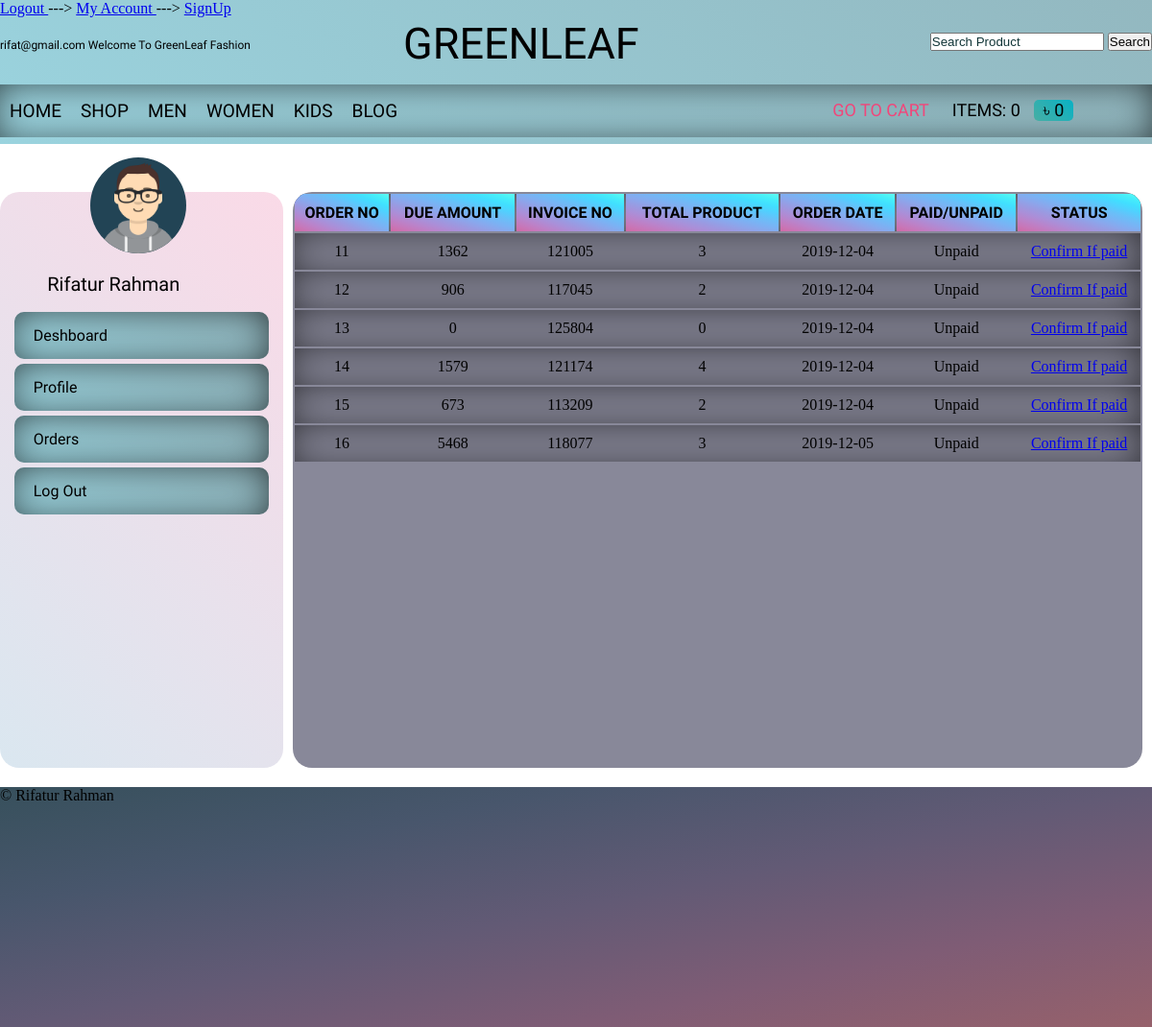
/my_order.php (signed in), run on the app's committed database.
### tables this page shows
CREATE TABLE `customers` (
  `customerID` int(11) NOT NULL,
  `FirstName` varchar(50) NOT NULL,
  `LastName` varchar(50) NOT NULL,
  `C_pass` varchar(20) NOT NULL,
  `Email` varchar(30) NOT NULL,
  `gender` varchar(20) NOT NULL,
  `Address` varchar(230) NOT NULL,
  `city` varchar(30) NOT NULL,
  `country` varchar(30) NOT NULL,
  `zipCode` varchar(30) DEFAULT NULL,
  `phone` int(12) NOT NULL,
  `regDate` date NOT NULL,
  `customerIP` varchar(20) NOT NULL
);

CREATE TABLE `orders` (
  `orderID` int(11) NOT NULL,
  `customerID` int(10) NOT NULL,
  `DueAmount` int(20) NOT NULL,
  `invoiceNo` int(20) NOT NULL,
  `totalProduct` int(10) NOT NULL,
  `orderDate` date NOT NULL,
  `orderStatus` varchar(100) NOT NULL
);

### my_order.php (the view, shortened to what this page needs)
<?php include('header.php'); ?>
	<div class="customerWrapper">
		<div class="panelHead">
		</div>
		<div class="displayContent">
			<div class="leftSideContent">
						<div class="leftheader">
								<div class="profileimage" id="propisc">
											<img src="image/avatar.png" alt="">
								</div>
								<span class="C-name">
									<?php
											$customer_session=$_SESSION['Email'];
											$get_user="SELECT * FROM customers WHERE Email='$customer_session'";
											$run=mysqli_query($conn,$get_user);
											while ($row=mysqli_fetch_array($run)) {
												$cunstomer=$row['customerID'];
												$Fname=$row['FirstName'];
												$lname=$row['LastName'];
											}
											echo $Fname." ".$lname;
											?>
								 </span>
						</div>
						<div class="InformationBar">
							<a href="customer_panel.php">Deshboard</a>
							<a href="customer_panel.php?">Profile</a>
							<a href="my_order.php?customer=<?php echo$cunstomer?>">Orders</a>
							<a href="logout.php">Log Out</a>
						</div>
			</div>
			<div class="rightSideContent">
				<table id="table">
			           <thead>
			             <tr>
			               <th>Order No</th>
			               <th>Due Amount</th>
			               <th>Invoice No</th>
			               <th>Total Product</th>
			               <th>Order Date</th>
			               <th>paid/unpaid</th>
			               <th>Status</th>
			             </tr>
			           </thead>
			        <tbody>
	             <?php
			          $conn=mysqli_connect("localhost","root","","greenleaf");
			                     $query= "SELECT * FROM orders WHERE customerID='$cunstomer'";
			                     $result=mysqli_query($conn,$query);
			                     while($row=mysqli_fetch_assoc($result)){
			                         $OrderId = $row['orderID'];
			                         $DueAmount = $row['DueAmount'];
			                         $invoiceNo = $row['invoiceNo'];
			                         $totalProduct = $row['totalProduct'];
			                         $orderDate	 = $row['orderDate'];
			              ?>
			             <tr>
			               <td><?php echo $OrderId; ?></td>
			               <td> <?php echo $DueAmount; ?> </td>
			               <td><?php echo $invoiceNo; ?></td>
			               <td><?php echo $totalProduct; ?></td>
			               <td><?php echo $orderDate; ?></td>
			               <td><?php echo "Unpaid"; ?></td>
			               <td>
								<a href="confirm.php">Confirm If paid</a>
			               </td>
			             </tr>
	           <?php } ?>
	           </tbody>
				</table>
			</div>
		</div>
	</div>
<?php include('footer.php'); ?>

### css/cpanel.css (style rules this page uses)
.customerWrapper { width: 100%; }
.panelHead { height: 50px; width: 100%; }
.displayContent { width: 100%; display: flex; flex-direction: row; }
.leftSideContent { flex: 1; background:linear-gradient(45deg,#DAE7F0,#FADAE7); height: 600px; border-radius: 20px; margin-bottom: 20px; }
.leftheader { height: 120px; width: 90%; margin: auto; position: relative; }
.profileimage { height: 100px; width: 100px; background: #245; position: absolute; z-index: 2; left: 30%; top: -30%; border-radius: 50%; overflow: hidden; }
.profileimage>img { height: 100px; width: 100px; }
.C-name { position: absolute; bottom:10%; left: 13%; font-size: 20px; text-transform: capitalize; font-family: 'Aldrich', sans-serif; color: black; }
.InformationBar { width: 90%; margin: auto; }
.InformationBar a { text-decoration: none; display: block; padding: 15px 20px; background:linear-gradient(45deg,#9AD3DE,#93B8C0); font-family: 'Allerta Stencil', sans-serif; color: black; z-index: 2; margin-top: 5px; position: relative; border-radius: 10px; overflow: hidden; -webkit-box-shadow: inset -2px 2px 41px -7px rgba(0,0,0,0.75); -moz-box-shadow: inset -2px 2px 41px -7px rgba(0,0,0,0.75); box-shadow: inset -2px 2px 41px -7px rgba(0,0,0,0.75); }
.InformationBar>a::before { content:''; position: absolute; top:0; left: 0; width:100%; height: 100%; background:linear-gradient(45deg,#DAE7F0,#FADAE7); transform: scaleX(0); transition: transform 0.5s; z-index: -1; overflow: hidden; -webkit-box-shadow: inset -2px 2px 41px -7px rgba(0,0,0,0.75); -moz-box-shadow: inset -2px 2px 41px -7px rgba(0,0,0,0.75); box-shadow: inset -2px 2px 41px -7px rgba(0,0,0,0.75); }
.rightSideContent { flex: 3; background: #889; margin-left: 10px; margin-right: 10px; margin-bottom: 20px; border-radius: 20px; overflow: hidden; }
.rightSideContent tr { -webkit-box-shadow: inset -2px 2px 41px -7px rgba(0,0,0,0.75); -moz-box-shadow: inset -2px 2px 41px -7px rgba(0,0,0,0.75); box-shadow: inset -2px 2px 41px -7px rgba(0,0,0,0.75); }

### css/style.css (style rules this page uses)
*,html { margin: 0; padding: 0; }
::placeholder { color: #113537; opacity: 1; }

### css/cart.css (style rules this page uses)
table { width:100%; }
table th { background-image: linear-gradient(to right top, #d16ba5, #c777b9, #ba83ca, #aa8fd8, #9a9ae1, #8aa7ec, #79b3f4, #69bff8, #52cffe, #41dfff, #46eefa, #5ffbf1); padding: 10px 0px; text-transform: uppercase; font-family: 'Allerta Stencil', sans-serif; }
table tbody tr { border-bottom: 2px solid black; }
td { text-align: center; padding: 10px 0px; }

### data on the page
customers: FirstName "Rifatur", LastName "Rahman"
orders: orderID "11", DueAmount "1362", invoiceNo "121005", totalProduct "3", orderDate "2019-12-04"
orders: orderID "12", DueAmount "906", invoiceNo "117045", totalProduct "2", orderDate "2019-12-04"
orders: orderID "13", DueAmount "0", invoiceNo "125804", totalProduct "0", orderDate "2019-12-04"
orders: orderID "14", DueAmount "1579", invoiceNo "121174", totalProduct "4", orderDate "2019-12-04"
orders: orderID "15", DueAmount "673", invoiceNo "113209", totalProduct "2", orderDate "2019-12-04"
orders: orderID "16", DueAmount "5468", invoiceNo "118077", totalProduct "3", orderDate "2019-12-05"

### other printed values
$_SESSION['Email'] "rifat@gmail.com"
$count "0"
$total "0"
